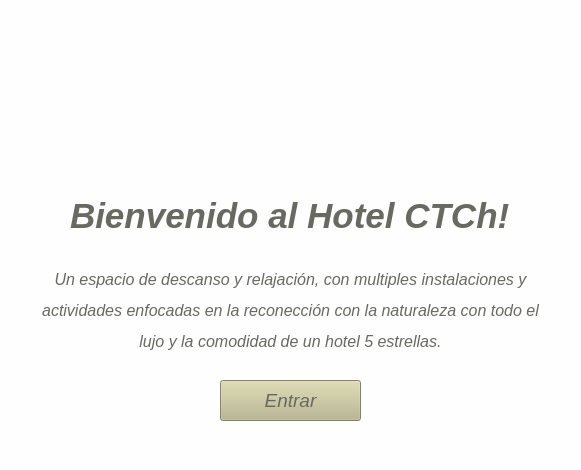
<?xml version="1.0" encoding="UTF-8"?>
<ui version="4.0">
 <class>MainWindow</class>
 <widget class="QMainWindow" name="MainWindow">
  <property name="geometry">
   <rect>
    <x>0</x>
    <y>0</y>
    <width>581</width>
    <height>470</height>
   </rect>
  </property>
  <property name="windowTitle">
   <string>MainWindow</string>
  </property>
  <property name="styleSheet">
   <string notr="true">background-color: rgb(254, 254, 255);</string>
  </property>
  <widget class="QWidget" name="centralwidget">
   <widget class="QPushButton" name="botonentrar">
    <property name="geometry">
     <rect>
      <x>220</x>
      <y>380</y>
      <width>141</width>
      <height>41</height>
     </rect>
    </property>
    <property name="font">
     <font>
      <pointsize>14</pointsize>
      <italic>true</italic>
     </font>
    </property>
    <property name="styleSheet">
     <string notr="true">background-color: rgb(186, 183, 141);
color: rgb(104, 105, 97);
</string>
    </property>
    <property name="text">
     <string>Entrar</string>
    </property>
   </widget>
   <widget class="QLabel" name="titulo1">
    <property name="geometry">
     <rect>
      <x>70</x>
      <y>180</y>
      <width>451</width>
      <height>71</height>
     </rect>
    </property>
    <property name="font">
     <font>
      <pointsize>26</pointsize>
      <italic>true</italic>
      <bold>true</bold>
     </font>
    </property>
    <property name="styleSheet">
     <string notr="true">color: rgb(104, 105, 97);
</string>
    </property>
    <property name="text">
     <string>Bienvenido al Hotel CTCh!</string>
    </property>
   </widget>
   <widget class="QLabel" name="subtitulo">
    <property name="geometry">
     <rect>
      <x>40</x>
      <y>250</y>
      <width>501</width>
      <height>121</height>
     </rect>
    </property>
    <property name="font">
     <font>
      <pointsize>12</pointsize>
      <italic>true</italic>
     </font>
    </property>
    <property name="layoutDirection">
     <enum>Qt::LayoutDirection::LeftToRight</enum>
    </property>
    <property name="styleSheet">
     <string notr="true">color: rgb(104, 105, 97);</string>
    </property>
    <property name="text">
     <string>&lt;html&gt;&lt;head/&gt;&lt;body&gt;&lt;p align=&quot;center&quot;&gt;Un espacio de descanso y relajación, con multiples instalaciones y&lt;/p&gt;&lt;p align=&quot;center&quot;&gt;actividades enfocadas en la reconección con la naturaleza con todo el&lt;/p&gt;&lt;p align=&quot;center&quot;&gt;lujo y la comodidad de un hotel 5 estrellas.&lt;/p&gt;&lt;/body&gt;&lt;/html&gt;</string>
    </property>
    <property name="textFormat">
     <enum>Qt::TextFormat::MarkdownText</enum>
    </property>
   </widget>
   <widget class="QLabel" name="logo">
    <property name="geometry">
     <rect>
      <x>220</x>
      <y>40</y>
      <width>151</width>
      <height>141</height>
     </rect>
    </property>
    <property name="text">
     <string/>
    </property>
    <property name="pixmap">
     <pixmap resource="resources.qrc">:/images/review_3168622 (1).png</pixmap>
    </property>
    <property name="scaledContents">
     <bool>true</bool>
    </property>
   </widget>
  </widget>
  <widget class="QStatusBar" name="statusbar"/>
 </widget>
 <resources>
  <include location="resources.qrc"/>
 </resources>
 <connections/>
</ui>
